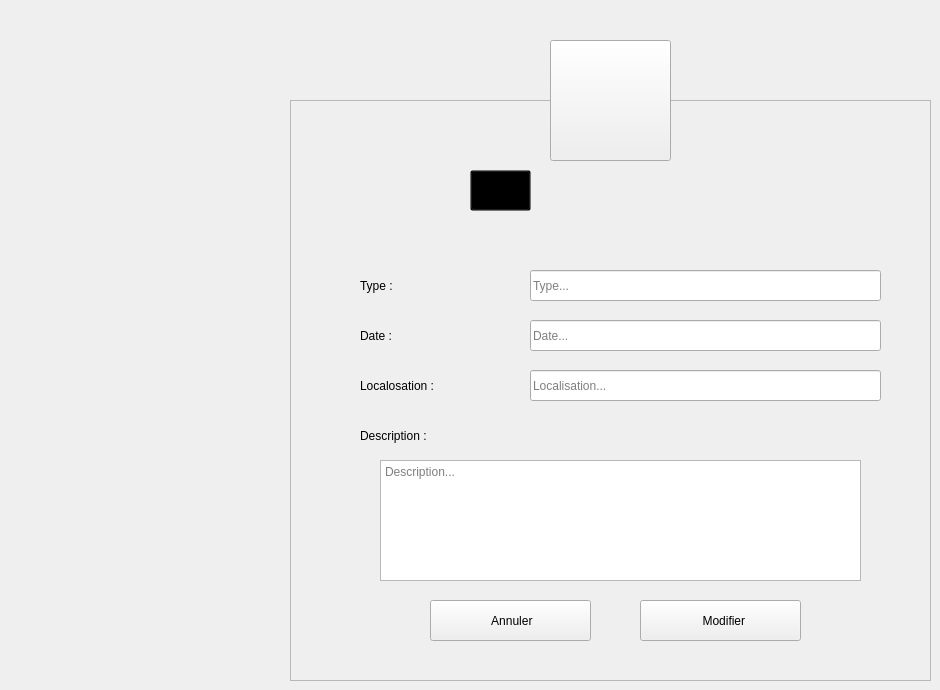
    <widget class="QWidget" name="Modifier_affaire">
     <widget class="QFrame" name="frame_9">
      <property name="geometry">
       <rect>
        <x>290</x>
        <y>100</y>
        <width>641</width>
        <height>581</height>
       </rect>
      </property>
      <property name="styleSheet">
       <string notr="true"/>
      </property>
      <property name="frameShape">
       <enum>QFrame::StyledPanel</enum>
      </property>
      <property name="frameShadow">
       <enum>QFrame::Raised</enum>
      </property>
      <widget class="QLabel" name="L_ModifierAffaire">
       <property name="geometry">
        <rect>
         <x>230</x>
         <y>70</y>
         <width>281</width>
         <height>41</height>
        </rect>
       </property>
       <property name="font">
        <font>
         <family>century gothic</family>
         <pointsize>-1</pointsize>
         <weight>75</weight>
         <bold>true</bold>
        </font>
       </property>
       <property name="styleSheet">
        <string notr="true">background: transparent;</string>
       </property>
       <property name="text">
        <string>Modifier un Affaire</string>
       </property>
      </widget>
      <widget class="QLabel" name="L_MTypeAffaire">
       <property name="geometry">
        <rect>
         <x>70</x>
         <y>170</y>
         <width>121</width>
         <height>31</height>
        </rect>
       </property>
       <property name="styleSheet">
        <string notr="true">background: transparent;</string>
       </property>
       <property name="text">
        <string>Type :</string>
       </property>
      </widget>
      <widget class="QLabel" name="L_MDateAffaire">
       <property name="geometry">
        <rect>
         <x>70</x>
         <y>220</y>
         <width>121</width>
         <height>31</height>
        </rect>
       </property>
       <property name="styleSheet">
        <string notr="true">background: transparent;</string>
       </property>
       <property name="text">
        <string>Date :</string>
       </property>
      </widget>
      <widget class="QLabel" name="L_MLocalAffaire">
       <property name="geometry">
        <rect>
         <x>70</x>
         <y>270</y>
         <width>151</width>
         <height>31</height>
        </rect>
       </property>
       <property name="styleSheet">
        <string notr="true">background: transparent;</string>
       </property>
       <property name="text">
        <string>Localosation :</string>
       </property>
      </widget>
      <widget class="QLineEdit" name="LE_MTypeAffaire">
       <property name="geometry">
        <rect>
         <x>240</x>
         <y>170</y>
         <width>351</width>
         <height>31</height>
        </rect>
       </property>
       <property name="placeholderText">
        <string>Type...</string>
       </property>
      </widget>
      <widget class="QLineEdit" name="LE_MDateAffaire">
       <property name="geometry">
        <rect>
         <x>240</x>
         <y>220</y>
         <width>351</width>
         <height>31</height>
        </rect>
       </property>
       <property name="placeholderText">
        <string>Date...</string>
       </property>
      </widget>
      <widget class="QLineEdit" name="LE_MLocalAffaire">
       <property name="geometry">
        <rect>
         <x>240</x>
         <y>270</y>
         <width>351</width>
         <height>31</height>
        </rect>
       </property>
       <property name="placeholderText">
        <string>Localisation...</string>
       </property>
      </widget>
      <widget class="QPushButton" name="B_MConfirmerAffaire">
       <property name="geometry">
        <rect>
         <x>350</x>
         <y>500</y>
         <width>161</width>
         <height>41</height>
        </rect>
       </property>
       <property name="text">
        <string>  Modifier</string>
       </property>
       <property name="icon">
        <iconset resource="Recources.qrc">
         <normaloff>:/Recources/Images/confirm.png</normaloff>:/Recources/Images/confirm.png</iconset>
       </property>
       <property name="iconSize">
        <size>
         <width>20</width>
         <height>20</height>
        </size>
       </property>
      </widget>
      <widget class="QPushButton" name="B_MAnnulerAffaire">
       <property name="geometry">
        <rect>
         <x>140</x>
         <y>500</y>
         <width>161</width>
         <height>41</height>
        </rect>
       </property>
       <property name="text">
        <string> Annuler</string>
       </property>
       <property name="icon">
        <iconset resource="Recources.qrc">
         <normaloff>:/Recources/Images/close.png</normaloff>:/Recources/Images/close.png</iconset>
       </property>
       <property name="iconSize">
        <size>
         <width>16</width>
         <height>16</height>
        </size>
       </property>
      </widget>
      <widget class="QToolButton" name="toolButton_11">
       <property name="geometry">
        <rect>
         <x>180</x>
         <y>70</y>
         <width>61</width>
         <height>41</height>
        </rect>
       </property>
       <property name="styleSheet">
        <string notr="true">background: transparent;</string>
       </property>
       <property name="text">
        <string/>
       </property>
       <property name="icon">
        <iconset resource="Recources.qrc">
         <normaloff>:/Recources/Images/add-user.png</normaloff>:/Recources/Images/add-user.png</iconset>
       </property>
       <property name="iconSize">
        <size>
         <width>30</width>
         <height>30</height>
        </size>
       </property>
      </widget>
      <widget class="QLabel" name="L_MDescAffaire">
       <property name="geometry">
        <rect>
         <x>70</x>
         <y>320</y>
         <width>151</width>
         <height>31</height>
        </rect>
       </property>
       <property name="styleSheet">
        <string notr="true">background: transparent;</string>
       </property>
       <property name="text">
        <string>Description :</string>
       </property>
      </widget>
      <widget class="QTextEdit" name="TE_MDescAffaire">
       <property name="geometry">
        <rect>
         <x>90</x>
         <y>360</y>
         <width>481</width>
         <height>121</height>
        </rect>
       </property>
       <property name="styleSheet">
        <string notr="true"/>
       </property>
       <property name="placeholderText">
        <string>Description...</string>
       </property>
      </widget>
     </widget>
     <widget class="QToolButton" name="toolButton_10">
      <property name="geometry">
       <rect>
        <x>550</x>
        <y>40</y>
        <width>121</width>
        <height>121</height>
       </rect>
      </property>
      <property name="styleSheet">
       <string notr="true"/>
      </property>
      <property name="text">
       <string/>
      </property>
      <property name="icon">
       <iconset resource="Recources.qrc">
        <normaloff>:/Recources/Images/judge.png</normaloff>:/Recources/Images/judge.png</iconset>
      </property>
      <property name="iconSize">
       <size>
        <width>64</width>
        <height>64</height>
       </size>
      </property>
     </widget>
    </widget>
